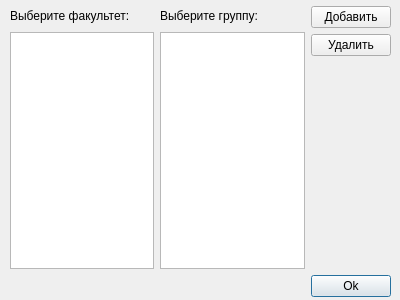
<?xml version="1.0" encoding="UTF-8"?>
<ui version="4.0">
 <class>group</class>
 <widget class="QDialog" name="group">
  <property name="windowModality">
   <enum>Qt::ApplicationModal</enum>
  </property>
  <property name="geometry">
   <rect>
    <x>0</x>
    <y>0</y>
    <width>400</width>
    <height>300</height>
   </rect>
  </property>
  <property name="windowTitle">
   <string>Группы</string>
  </property>
  <property name="windowIcon">
   <iconset>
    <normaloff>icon.ico</normaloff>icon.ico</iconset>
  </property>
  <widget class="QWidget" name="">
   <property name="geometry">
    <rect>
     <x>10</x>
     <y>6</y>
     <width>381</width>
     <height>291</height>
    </rect>
   </property>
   <layout class="QVBoxLayout" name="verticalLayout_4">
    <item>
     <layout class="QHBoxLayout" name="horizontalLayout_4">
      <item>
       <layout class="QVBoxLayout" name="verticalLayout_2">
        <item>
         <layout class="QHBoxLayout" name="horizontalLayout">
          <item>
           <widget class="QLabel" name="label">
            <property name="text">
             <string>Выберите факультет:</string>
            </property>
           </widget>
          </item>
          <item>
           <spacer name="horizontalSpacer_2">
            <property name="orientation">
             <enum>Qt::Horizontal</enum>
            </property>
            <property name="sizeHint" stdset="0">
             <size>
              <width>40</width>
              <height>20</height>
             </size>
            </property>
           </spacer>
          </item>
         </layout>
        </item>
        <item>
         <widget class="QListWidget" name="facultWidget"/>
        </item>
       </layout>
      </item>
      <item>
       <layout class="QVBoxLayout" name="verticalLayout_3">
        <item>
         <layout class="QHBoxLayout" name="horizontalLayout_3">
          <item>
           <widget class="QLabel" name="label_2">
            <property name="text">
             <string>Выберите группу:</string>
            </property>
           </widget>
          </item>
          <item>
           <spacer name="horizontalSpacer_3">
            <property name="orientation">
             <enum>Qt::Horizontal</enum>
            </property>
            <property name="sizeHint" stdset="0">
             <size>
              <width>40</width>
              <height>20</height>
             </size>
            </property>
           </spacer>
          </item>
         </layout>
        </item>
        <item>
         <widget class="QListWidget" name="groupWidget"/>
        </item>
       </layout>
      </item>
      <item>
       <layout class="QVBoxLayout" name="verticalLayout">
        <item>
         <widget class="QPushButton" name="editButton">
          <property name="text">
           <string>Добавить</string>
          </property>
         </widget>
        </item>
        <item>
         <widget class="QPushButton" name="delButton">
          <property name="text">
           <string>Удалить</string>
          </property>
         </widget>
        </item>
        <item>
         <spacer name="verticalSpacer">
          <property name="orientation">
           <enum>Qt::Vertical</enum>
          </property>
          <property name="sizeHint" stdset="0">
           <size>
            <width>20</width>
            <height>40</height>
           </size>
          </property>
         </spacer>
        </item>
       </layout>
      </item>
     </layout>
    </item>
    <item>
     <layout class="QHBoxLayout" name="horizontalLayout_2">
      <item>
       <spacer name="horizontalSpacer">
        <property name="orientation">
         <enum>Qt::Horizontal</enum>
        </property>
        <property name="sizeHint" stdset="0">
         <size>
          <width>40</width>
          <height>20</height>
         </size>
        </property>
       </spacer>
      </item>
      <item>
       <widget class="QPushButton" name="pushButton">
        <property name="text">
         <string>Ok</string>
        </property>
        <property name="default">
         <bool>true</bool>
        </property>
       </widget>
      </item>
     </layout>
    </item>
   </layout>
  </widget>
 </widget>
 <resources/>
 <connections>
  <connection>
   <sender>pushButton</sender>
   <signal>clicked()</signal>
   <receiver>group</receiver>
   <slot>accept()</slot>
   <hints>
    <hint type="sourcelabel">
     <x>342</x>
     <y>279</y>
    </hint>
    <hint type="destinationlabel">
     <x>305</x>
     <y>278</y>
    </hint>
   </hints>
  </connection>
  <connection>
   <sender>groupWidget</sender>
   <signal>itemChanged(QListWidgetItem*)</signal>
   <receiver>facultWidget</receiver>
   <slot>setFocus()</slot>
   <hints>
    <hint type="sourcelabel">
     <x>245</x>
     <y>90</y>
    </hint>
    <hint type="destinationlabel">
     <x>98</x>
     <y>96</y>
    </hint>
   </hints>
  </connection>
 </connections>
</ui>
